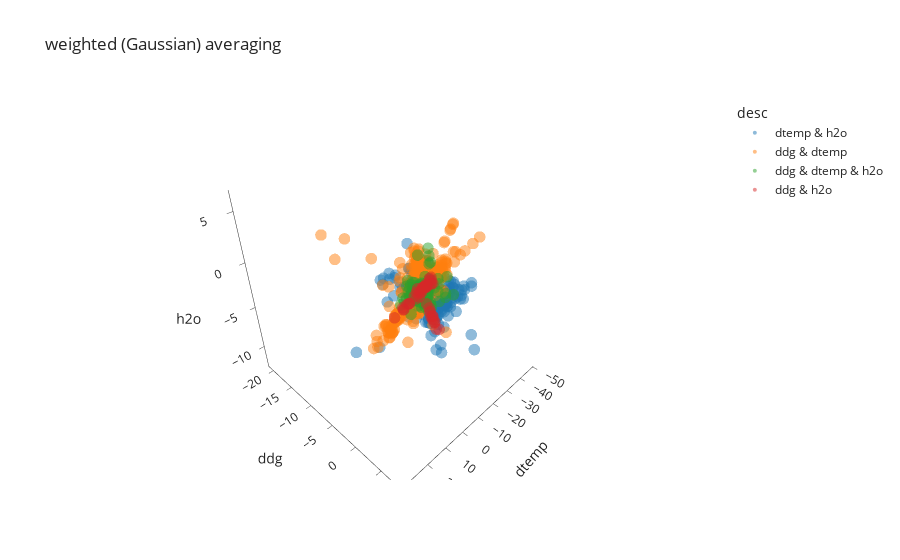

Notebook cell for this chart:
### Code cell
df = data.dataframe_remerged(df=data.dataframe_gaussian_avg())
fig = px.scatter_3d(df, x='dtemp', y='ddg', z='h2o', color='desc', width=800, height=800, title='weighted (Gaussian) averaging', template='simple_white')
fig.update_traces(mode='markers', marker_line_width=0, marker_size=4, opacity=.5)

### Figure 1 — Plotly figure (JSON) as saved in the notebook; plotly's stock layout.template omitted (floating-point values rounded to 4 significant figures; data arrays with more than 128 entries replaced by an {"elided": "..."} marker saying what was removed)
{"data": [{"hovertemplate": "desc=dtemp & h2o<br>dtemp=%{x}<br>ddg=%{y}<br>h2o=%{z}<extra></extra>", "legendgroup": "dtemp & h2o", "marker": {"color": "#1F77B4", "line": {"width": 0}, "size": 4, "symbol": "circle"}, "mode": "markers", "name": "dtemp & h2o", "opacity": 0.5, "scene": "scene", "showlegend": true, "type": "scatter3d", "x": {"elided": "380 float values"}, "y": {"elided": "380 float values"}, "z": {"elided": "380 float values"}}, {"hovertemplate": "desc=ddg & dtemp<br>dtemp=%{x}<br>ddg=%{y}<br>h2o=%{z}<extra></extra>", "legendgroup": "ddg & dtemp", "marker": {"color": "#FF7F0E", "line": {"width": 0}, "size": 4, "symbol": "circle"}, "mode": "markers", "name": "ddg & dtemp", "opacity": 0.5, "scene": "scene", "showlegend": true, "type": "scatter3d", "x": {"elided": "1295 float values"}, "y": {"elided": "1295 float values"}, "z": {"elided": "1295 float values"}}, {"hovertemplate": "desc=ddg & dtemp & h2o<br>dtemp=%{x}<br>ddg=%{y}<br>h2o=%{z}<extra></extra>", "legendgroup": "ddg & dtemp & h2o", "marker": {"color": "#2CA02C", "line": {"width": 0}, "size": 4, "symbol": "circle"}, "mode": "markers", "name": "ddg & dtemp & h2o", "opacity": 0.5, "scene": "scene", "showlegend": true, "type": "scatter3d", "x": {"elided": "147 float values"}, "y": {"elided": "147 float values"}, "z": {"elided": "147 float values"}}, {"hovertemplate": "desc=ddg & h2o<br>dtemp=%{x}<br>ddg=%{y}<br>h2o=%{z}<extra></extra>", "legendgroup": "ddg & h2o", "marker": {"color": "#D62728", "line": {"width": 0}, "size": 4, "symbol": "circle"}, "mode": "markers", "name": "ddg & h2o", "opacity": 0.5, "scene": "scene", "showlegend": true, "type": "scatter3d", "x": [0.0, 0.0, 0.0, 0.0, 0.0, 0.0, 0.0, 0.0, 0.0, 0.0, 0.0, 0.0, 0.0, 0.0, 0.0, 0.0, 0.0, 0.0, 0.0, 0.0, 0.0, 0.0, 0.0, 0.0, 0.0, 0.0, 0.0, 0.0, 0.0, 0.0, 0.0, 0.0, 0.0, 0.0, 0.0, 0.0, 0.0, 0.0, 0.0, 0.0, 0.0, 0.0, 0.0, 0.0, 0.0, 0.0, 0.0, 0.0, 0.0], "y": [-3.104, -2.351, -4.703, 0.93, -0.6965, -1.994, -2.995, -2.925, -1.93, -1.94, -0.3483, 0.7, -0.53, -0.69, -0.09, -0.21, 0.12, -1.1, 1.4, 0.3, 2.335, 1.838, 1.741, 1.049, 2.123, 1.644, 2.566, 2.19, 3.306, 1.516, 2.444, 2.832, 2.08, 0.94, 0.47, 0.37, 1.63, 1.67, 1.02, 1.9, 0.58, 0.43, 0.75, 1.36, 0.84, 1.63, 1.58, 0.875, -0.07], "z": [-2.8, -2.163, -4.515, 0.77, -0.995, -1.994, -2.995, -2.925, -1.93, -1.94, -0.3483, 0.74, 0.08, -0.32, -0.13, -0.64, -0.13, -0.9, 1.5, 0.5, -2.074, -1.941, -1.419, -0.9098, -1.801, -1.583, -2.262, -1.765, -2.742, -1.165, -2.353, -2.905, -2.111, 0.9, 0.57, 0.32, 1.24, 1.6, 0.93, 1.37, 0.56, 0.52, 0.7, 1.68, 0.98, 1.32, 1.87, 0.67, 0.02]}], "layout": {"legend": {"title": {"text": "desc"}, "tracegroupgap": 0}, "scene": {"domain": {"x": [0.0, 1.0], "y": [0.0, 1.0]}, "xaxis": {"title": {"text": "dtemp"}}, "yaxis": {"title": {"text": "ddg"}}, "zaxis": {"title": {"text": "h2o"}}}, "title": {"text": "weighted (Gaussian) averaging"}}}
